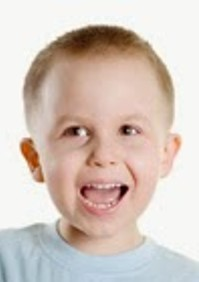
#> input picture Detection Algorithm/Test Image/face5.jpg, 199 x 282 px, given in place of the camera
$ python 'O CheckSeat.py'
#> lines starting #> are read from the running program, lines starting #| are printed output that depends on the picture
import cv2
import imutils


cascade_filename = '../Setting File/haarcascade_frontalface_alt.xml'
cascade = cv2.CascadeClassifier(cascade_filename)

cam = cv2.VideoCapture(0, cv2.CAP_DSHOW)

while True:
    ret, img = cam.read()
#> img is the input picture: shape (282, 199, 3); mean B, G, R 189.5, 197.9, 212.5
    angleTotal = 0

    while angleTotal < 360:
        img = cv2.resize(img, dsize=(400, 300), interpolation=cv2.INTER_AREA)

        if angleTotal == 90:
            img = imutils.rotate(img, 180)
            angleTotal += 180
        elif angleTotal <= 90 or angleTotal >= 270:
            img = imutils.rotate(img, 10)
            angleTotal += 10

        gray = cv2.cvtColor(img, cv2.COLOR_BGR2GRAY)

        results = cascade.detectMultiScale(gray, scaleFactor=1.1, minNeighbors=5, minSize=(20, 20))

        if len(results) == 0:
            print('The student isn\'t sitting in his/her seat.')
            continue
        elif len(results) >= 1:
            print('The student is sitting in his/her seat.')
            # for box in results:
                # x, y, w, h = box
                # cv2.rectangle(img, (x, y), (x + w, y + h), (255, 255, 255), thickness=2)
            break
#> this loop made 19 passes
#> pass 1, `img = cv2.resize(img, dsize=(400, 300), interpolation=cv2.INTER_AREA)`:
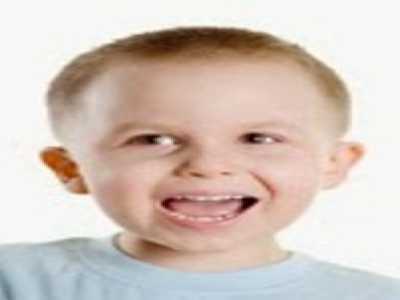
#> img: shape (300, 400, 3); mean B, G, R 189.4, 197.8, 212.4
#> pass 1, `img = imutils.rotate(img, 10)`:
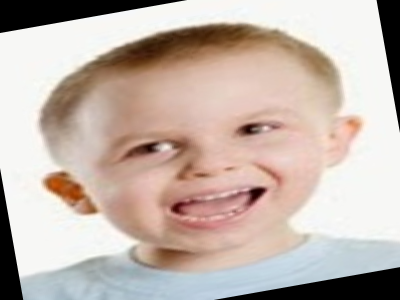
#> img: shape (300, 400, 3); mean B, G, R 171.8, 180.4, 195.6
#> pass 1, `gray = cv2.cvtColor(img, cv2.COLOR_BGR2GRAY)`:
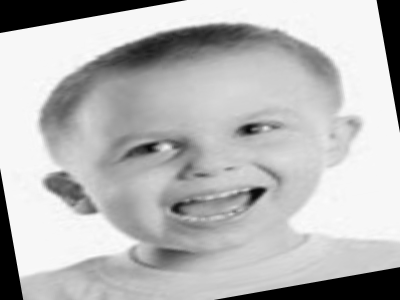
#> gray: shape (300, 400); min 0, max 253, mean 184
#> pass 2, `img = imutils.rotate(img, 10)`:
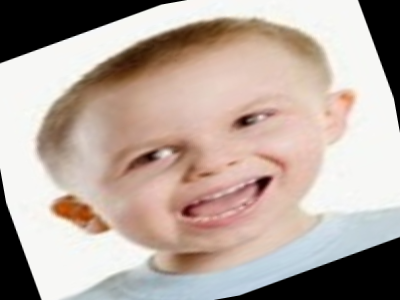
#> img: shape (300, 400, 3); mean B, G, R 159.1, 167.9, 183.4
#> after the loop:
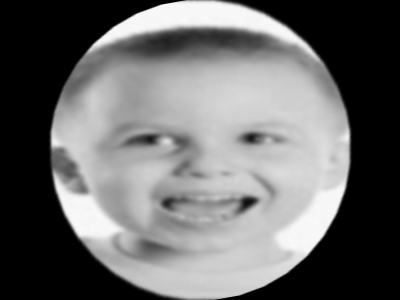
#> gray: shape (300, 400); min 0, max 250, mean 106.4
#> after the loop:
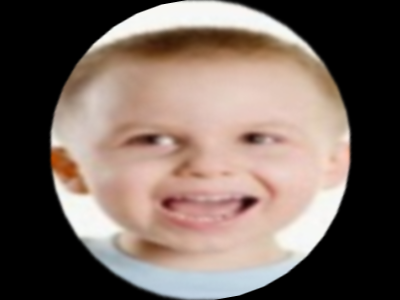
#> img: shape (300, 400, 3); mean B, G, R 94.6, 102.7, 118.3
#> after the loop, angleTotal = 360

    if cv2.waitKey(1) > 0:
#> (key Esc is pressed here)
        break

$ run again, on Detection Algorithm/Test Image/face6.jpg
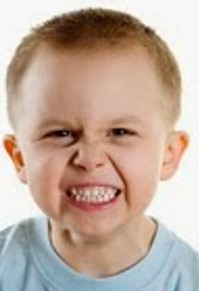
#> input picture Detection Algorithm/Test Image/face6.jpg, 199 x 291 px, given in place of the camera
#> img is the input picture: shape (291, 199, 3); mean B, G, R 156.9, 170.6, 192.1
#> after the loop `while angleTotal < 360:`:
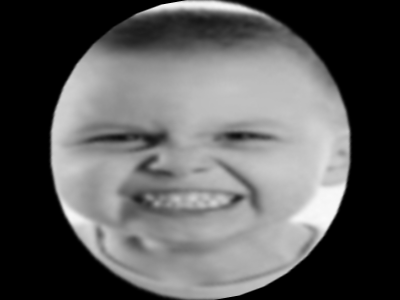
#> gray: shape (300, 400); min 0, max 250, mean 91.4
#> after the loop `while angleTotal < 360:`:
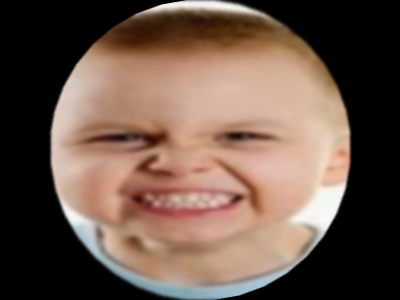
#> img: shape (300, 400, 3); mean B, G, R 74.3, 86.3, 107.8
#> after the loop `while angleTotal < 360:`: angleTotal = 360

$ run again, on Detection Algorithm/Test Image/face7.jpg
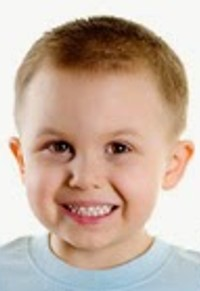
#> input picture Detection Algorithm/Test Image/face7.jpg, 200 x 291 px, given in place of the camera
#> img is the input picture: shape (291, 200, 3); mean B, G, R 163, 177.3, 199.2
#> after the loop `while angleTotal < 360:`:
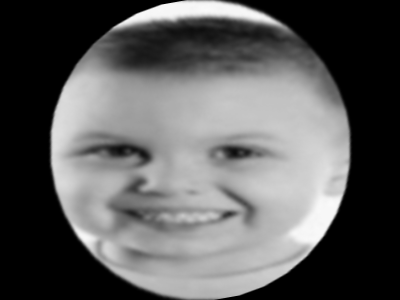
#> gray: shape (300, 400); min 0, max 250, mean 92.9
#> after the loop `while angleTotal < 360:`:
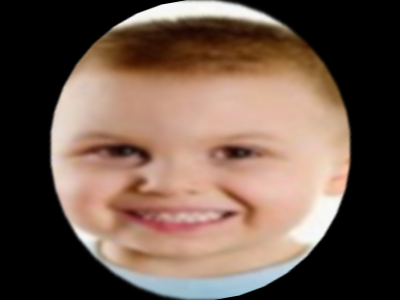
#> img: shape (300, 400, 3); mean B, G, R 75.7, 87.9, 109.1
#> after the loop `while angleTotal < 360:`: angleTotal = 360

$ run again, on Detection Algorithm/Test Image/face8.jpg
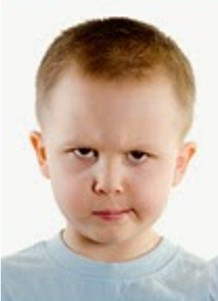
#> input picture Detection Algorithm/Test Image/face8.jpg, 218 x 301 px, given in place of the camera
#> img is the input picture: shape (301, 218, 3); mean B, G, R 175.9, 187.2, 202.6
#> the loop `while angleTotal < 360:` made 18 passes
#> results on pass 18: [[106, 94, 151, 151]]
#> after the loop `while angleTotal < 360:`:
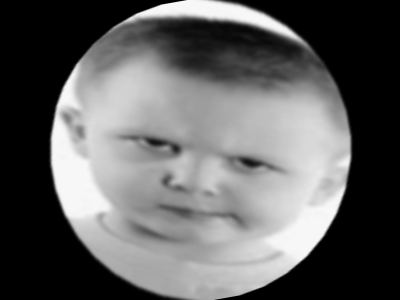
#> gray: shape (300, 400); min 0, max 249, mean 97.1
#> after the loop `while angleTotal < 360:`:
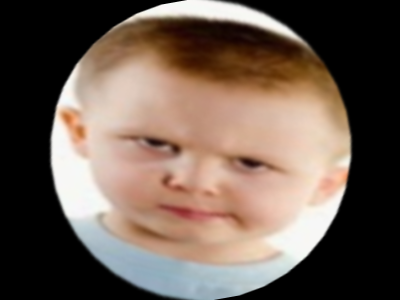
#> img: shape (300, 400, 3); mean B, G, R 82.8, 93.4, 109.9
#> after the loop `while angleTotal < 360:`: angleTotal = 350
